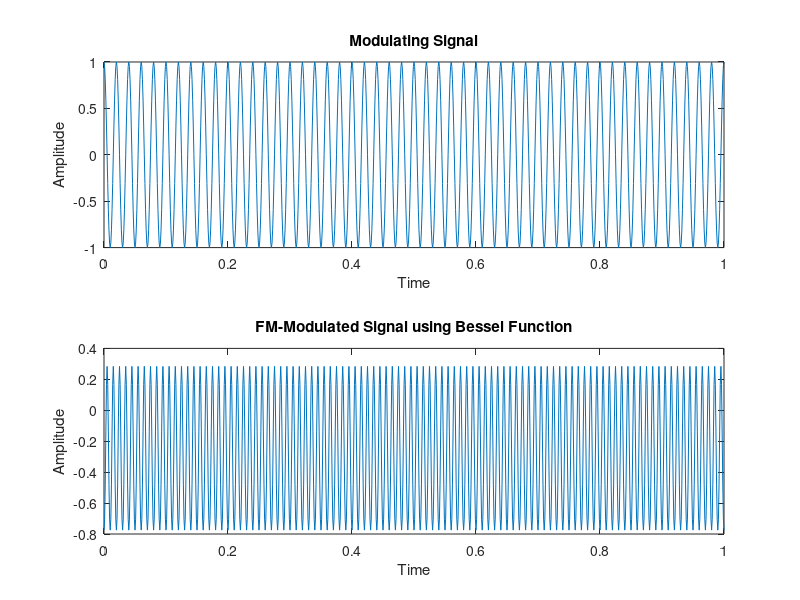

MATLAB code to generate this figure:
clear all, close all, clc
% Parameters
Ac = 1;         % Carrier amplitude
fc = 1000;      % Carrier frequency
beta = 5;       % Modulation index
alpha = 1;      % Constant
m = 1;          % Modulating signal amplitude
fm = 50;        % Modulating signal frequency

% Time vector
t = 0:0.001:1;

% FM modulation using Bessel function
fm_modulated_signal = Ac * cos(2*pi*fc*t + beta * besselj(0, alpha * m * cos(2*pi*fm*t)));

% Plot the results
figure;
subplot(2,1,1);
plot(t, m * cos(2*pi*fm*t)); % Plot the modulating signal
title('Modulating Signal');
xlabel('Time');
ylabel('Amplitude');

subplot(2,1,2);
plot(t, fm_modulated_signal); % Plot the FM-modulated signal
title('FM-Modulated Signal using Bessel Function');
xlabel('Time');
ylabel('Amplitude');

